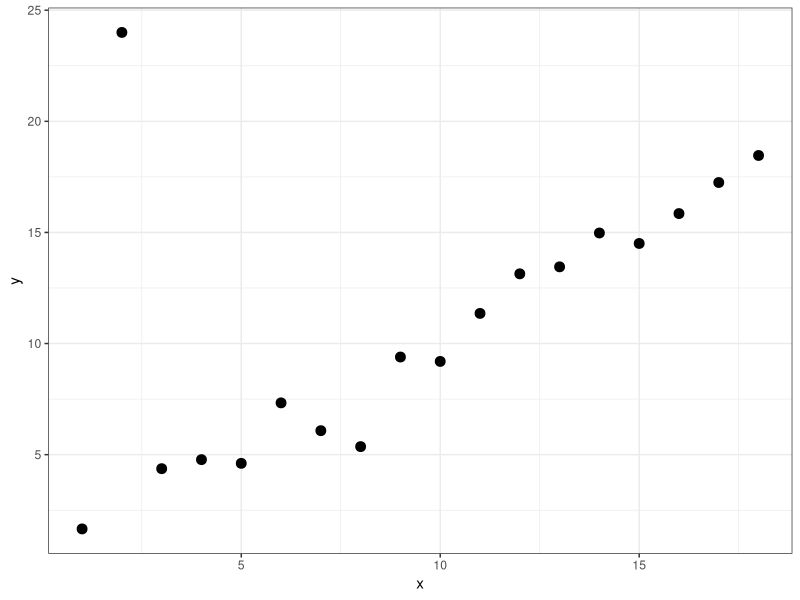
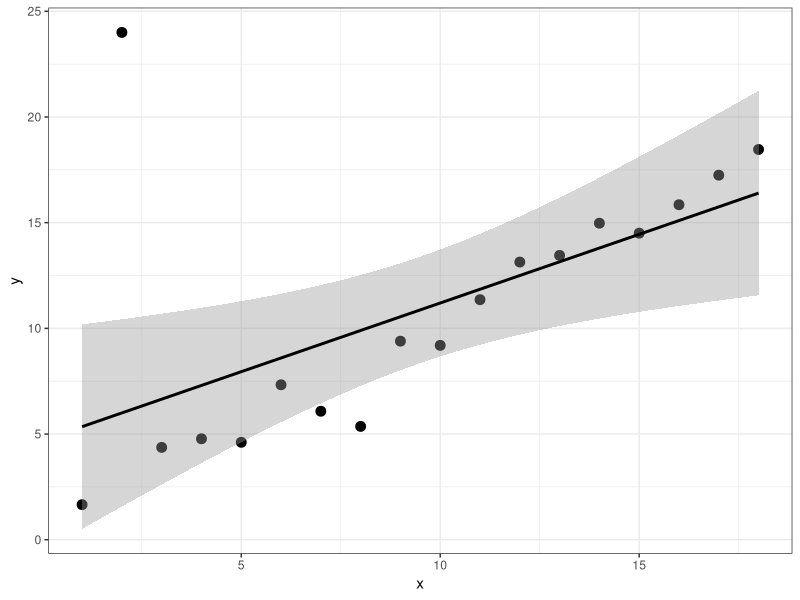
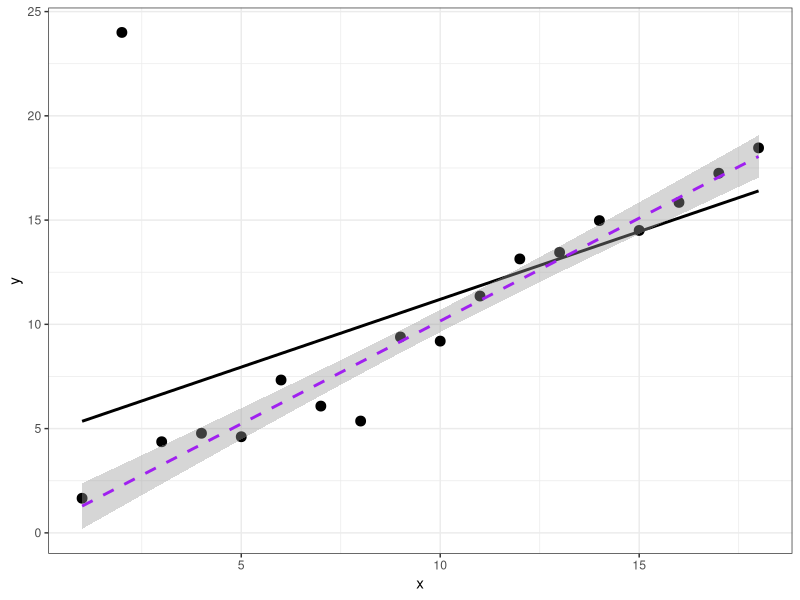
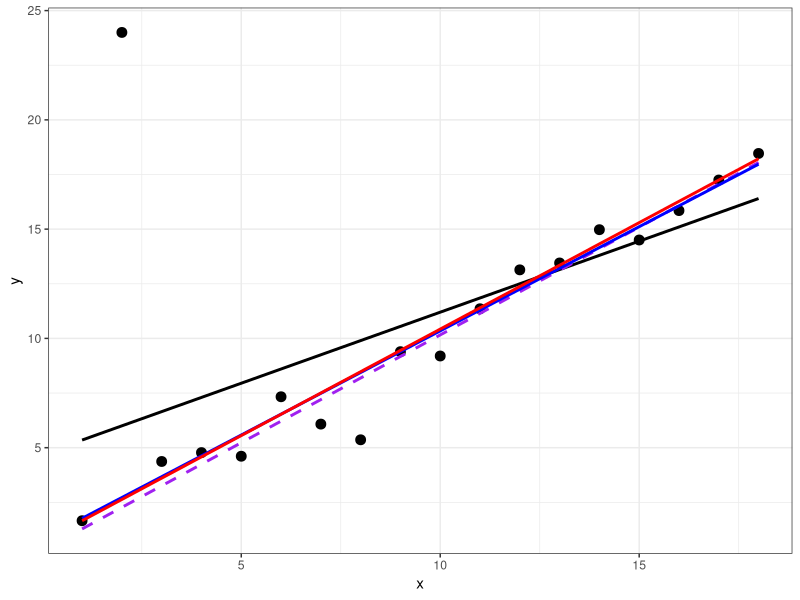
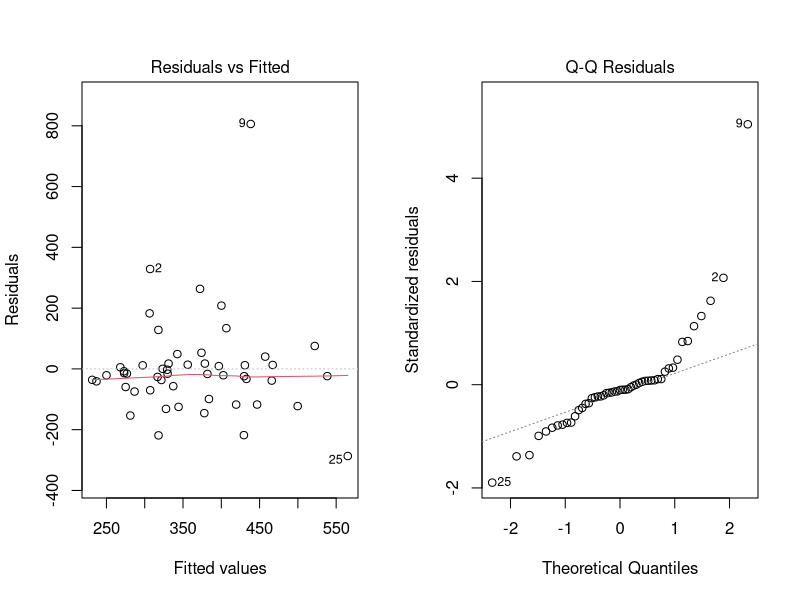
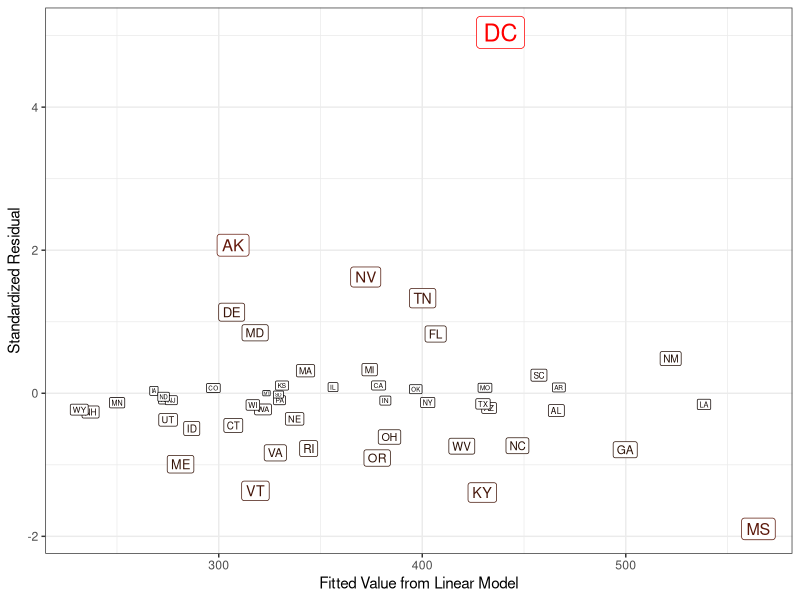
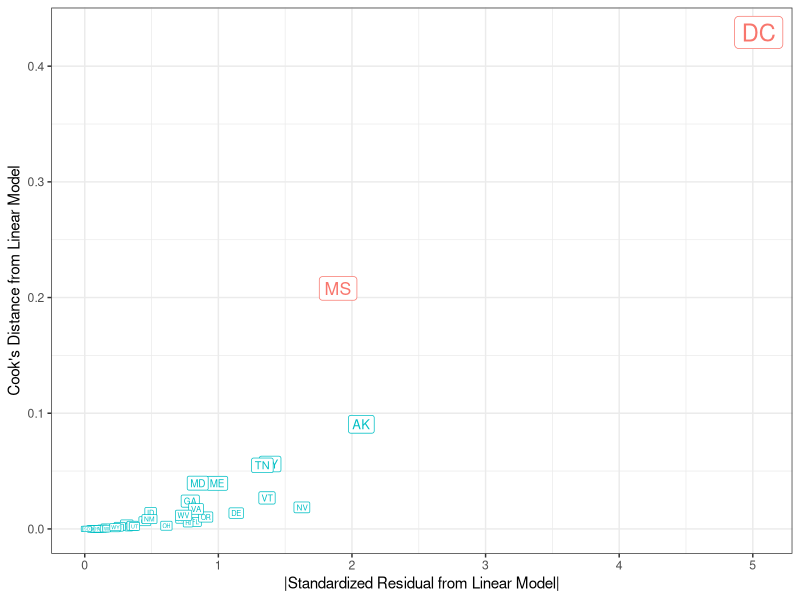
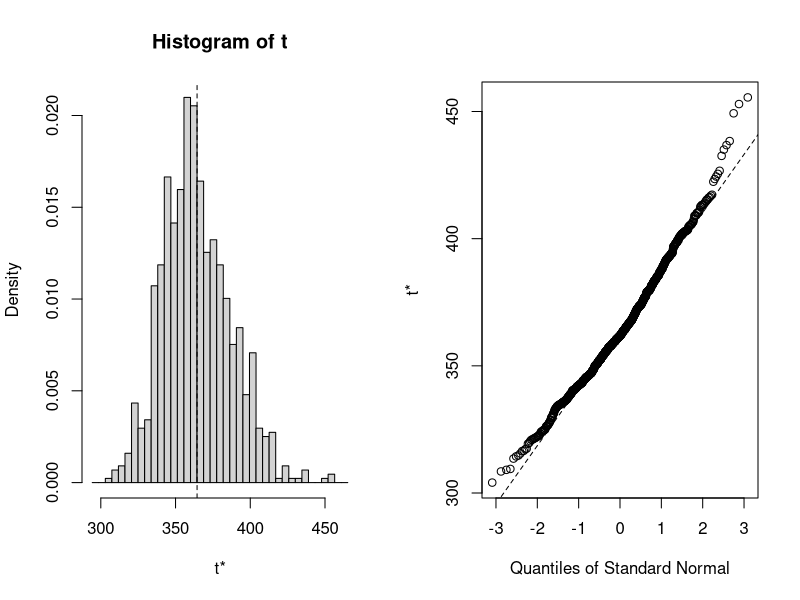

Write the R code that produced these figures, in order.
## ---- chunk 1
knitr::opts_chunk$set(comment=NA)
options(width = 60)
## ---- chunk 2
library(skimr); library(MASS)
library(robustbase); library(quantreg)
library(lmtest); library(sandwich)
library(boot); library(broom)
library(rms)
library(tidyverse)

decim <- function(x, k) format(round(x, k), nsmall=k)
## ---- chunk 3
set.seed(20170421)
newd <- data_frame(x = 1:18, y = rnorm(x, mean = x))
newd$y[2] <- 24

head(newd)
## ---- chunk 4
(p <- ggplot(newd, aes(x = x, y = y)) +
    geom_point(size = 3) + 
    theme_bw() 
)
## ---- chunk 5
p + geom_smooth(method = "lm", col = "black")
## ---- chunk 6
p + geom_smooth(method = "lm", se = FALSE, col = "black") +
    geom_smooth(method = "lm", data = filter(newd, y < 20), 
                col = "purple", linetype = "dashed")
## ---- chunk 7
p + geom_smooth(method = "lm", col = "black", se = FALSE) +
    geom_smooth(method = "lm", data = filter(newd, y < 20), 
                col = "purple", se = FALSE, 
                linetype = "dashed") +
    geom_smooth(method = "rlm", col = "blue", se = FALSE) +
    geom_smooth(method = "rq", col = "red", se = FALSE)
## ---- chunk 8
crimestat <- read.csv("crimestat.csv") %>% tbl_df
crimestat
## ---- chunk 9
crimestat <- crimestat %>%
    mutate(pov_c = poverty - mean(poverty),
           single_c = single - mean(single))
## ---- chunk 10
(mod1 <- lm(crime ~ pov_c + single_c, data = crimestat))
confint(mod1)
## ---- chunk 11
glance(mod1)
## ---- chunk 12
tidy(mod1)
## ---- chunk 13
par(mfrow=c(1,2))
plot(mod1, which = c(1,2))
## ---- chunk 14
filter(crimestat, row_number() %in% c(9, 25, 2))
## ---- chunk 15
crime_with_mod1 <- augment(mod1, crimestat)
head(crime_with_mod1, 3)
## ---- chunk 16
ggplot(crime_with_mod1, aes(x = .fitted, y = .std.resid, 
                           size = abs(.std.resid),
                           col = -abs(.std.resid))) +
    geom_label(aes(label = state)) +
    guides(size = FALSE, col = FALSE) +
    scale_color_continuous(low = "red", high = "black") +
    theme_bw() +
    labs(x = "Fitted Value from Linear Model",
         y = "Standardized Residual")

## ---- chunk 17
ggplot(crime_with_mod1, aes(x = abs(.std.resid), y = .cooksd, 
                           size = .cooksd, 
                           col = .cooksd < 0.2)) +
    geom_label(aes(label = state)) +
    guides(size = FALSE, col = FALSE) +
    scale_color_discrete() +
    theme_bw() +
    labs(x = "|Standardized Residual from Linear Model|",
         y = "Cook's Distance from Linear Model")
## ---- chunk 18
mod1 <- lm(crime ~ pov_c + single_c, data = crimestat)

# requires lmtest package
coeftest(mod1)
## ---- chunk 19
# requires lmtest and sandwich packages
coeftest(mod1, vcov = sandwich)
## ---- chunk 20
# requires lmtest and sandwich packages
coefci(mod1, vcov = sandwich, level = 0.95)
## ---- chunk 21
# requires boot package
# build function to obtain regression weights
bs <- function(formula, data, indices) {
  d <- data[indices,] # allows boot to select sample 
  fit <- lm(formula, data=d)
  return(coef(fit)) 
} 

# now do R = 1000 replications
set.seed(432222)
results <- boot(data=crimestat, statistic=bs, 
  	R=1000, formula = crime ~ pov_c + single_c)
## ---- chunk 22
results
## ---- chunk 23
plot(results, index = 1)
## ---- chunk 24
plot(results, index = 2)
## ---- chunk 25
plot(results, index = 3)
## ---- chunk 26
boot.ci(results, type="bca", index=1) # intercept 
## ---- chunk 27
boot.ci(results, type="bca", index=2) # pov_c slope 
## ---- chunk 28
boot.ci(results, type="bca", index=3) # single_c slope 
## ---- chunk 29
res_class14 <- data_frame(
    approach = c(rep("OLS",3), rep("Sandwich",3), rep("Bootstrap",3)),
    parameter = c(rep(c("Intercept", "Poverty, centered", "Single, centered"),3)),
    estimate = c(rep(c(364.4, 16.1, 23.8),3)),
    conf.low = c(318.3, -3.2, -13.1, 319.7, -5.8, -4.2, 328.9, -2.9, -11.2),
    conf.high = c(410.5, 35.4, 60.8, 409.1, 38.0, 51.9, 421.8, 41.1, 50.4)
)

ggplot(res_class14, aes(x = approach, y = estimate, col = approach)) +
    geom_point() +
    geom_errorbar(aes(ymin = conf.low, ymax = conf.high)) +
    labs(x = "Estimation Approach", 
         y = "95% CI bounds using indicated Approach",
         caption = "Point Estimates from OLS: not varying here by Approach") +
    guides(col = FALSE) +
    theme_bw() +
    facet_wrap(~ parameter, scales = "free_y")
